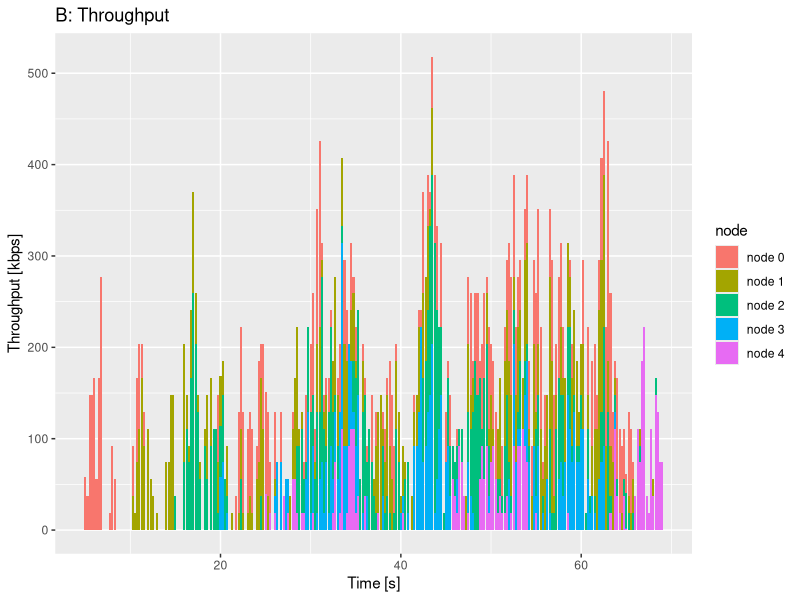

Source code (R):
library(ggplot2)

pdf(file="ReNe_SoSe_2013_PA2b_943147_stackedbar.pdf", onefile=TRUE, pagecentre=TRUE, width=12, height=6)

file <- read.csv(file="./ReNe_SoSe_2013_PA2b_943147_throughput_stacked.csv", head=TRUE, sep=",")

print(
	ggplot(data = file, aes(x=time, y=bytes, fill=node)) + 
	  geom_bar(stat="identity") + xlab("Time [s]") + ylab("Throughput [kbps]") + ggtitle("B: Throughput")
)